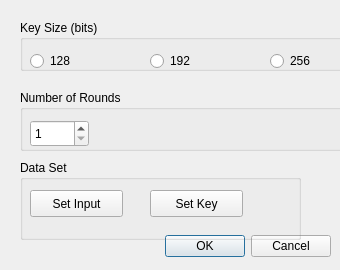
<?xml version="1.0" encoding="UTF-8"?>
<ui version="4.0">
 <class>DialogNew</class>
 <widget class="QDialog" name="DialogNew">
  <property name="windowModality">
   <enum>Qt::ApplicationModal</enum>
  </property>
  <property name="geometry">
   <rect>
    <x>0</x>
    <y>0</y>
    <width>340</width>
    <height>270</height>
   </rect>
  </property>
  <property name="windowTitle">
   <string>New Rijndael</string>
  </property>
  <property name="styleSheet">
   <string notr="true">QMainWindow {
	background-color: white;
}</string>
  </property>
  <property name="modal">
   <bool>true</bool>
  </property>
  <widget class="QDialogButtonBox" name="buttonBox">
   <property name="geometry">
    <rect>
     <x>10</x>
     <y>230</y>
     <width>321</width>
     <height>32</height>
    </rect>
   </property>
   <property name="standardButtons">
    <set>QDialogButtonBox::Cancel|QDialogButtonBox::Ok</set>
   </property>
  </widget>
  <widget class="QGroupBox" name="groupBoxKey">
   <property name="geometry">
    <rect>
     <x>20</x>
     <y>20</y>
     <width>361</width>
     <height>51</height>
    </rect>
   </property>
   <property name="title">
    <string>Key Size (bits)</string>
   </property>
   <widget class="QRadioButton" name="radioKey128">
    <property name="geometry">
     <rect>
      <x>10</x>
      <y>30</y>
      <width>116</width>
      <height>22</height>
     </rect>
    </property>
    <property name="text">
     <string>128</string>
    </property>
   </widget>
   <widget class="QRadioButton" name="radioKey192">
    <property name="geometry">
     <rect>
      <x>130</x>
      <y>30</y>
      <width>116</width>
      <height>22</height>
     </rect>
    </property>
    <property name="text">
     <string>192</string>
    </property>
   </widget>
   <widget class="QRadioButton" name="radioKey256">
    <property name="geometry">
     <rect>
      <x>250</x>
      <y>30</y>
      <width>116</width>
      <height>22</height>
     </rect>
    </property>
    <property name="text">
     <string>256</string>
    </property>
   </widget>
  </widget>
  <widget class="QGroupBox" name="groupNumberRounds">
   <property name="geometry">
    <rect>
     <x>20</x>
     <y>90</y>
     <width>361</width>
     <height>61</height>
    </rect>
   </property>
   <property name="title">
    <string>Number of Rounds</string>
   </property>
   <widget class="QSpinBox" name="spinBoxNumberRounds">
    <property name="geometry">
     <rect>
      <x>10</x>
      <y>30</y>
      <width>59</width>
      <height>27</height>
     </rect>
    </property>
    <property name="minimum">
     <number>1</number>
    </property>
    <property name="maximum">
     <number>14</number>
    </property>
   </widget>
  </widget>
  <widget class="QGroupBox" name="groupBoxSetData">
   <property name="geometry">
    <rect>
     <x>20</x>
     <y>160</y>
     <width>281</width>
     <height>80</height>
    </rect>
   </property>
   <property name="title">
    <string>Data Set</string>
   </property>
   <widget class="QPushButton" name="buttonSetInput">
    <property name="geometry">
     <rect>
      <x>10</x>
      <y>30</y>
      <width>93</width>
      <height>27</height>
     </rect>
    </property>
    <property name="text">
     <string>Set Input</string>
    </property>
   </widget>
   <widget class="QPushButton" name="buttonSetKey">
    <property name="geometry">
     <rect>
      <x>130</x>
      <y>30</y>
      <width>93</width>
      <height>27</height>
     </rect>
    </property>
    <property name="text">
     <string>Set Key</string>
    </property>
   </widget>
  </widget>
 </widget>
 <resources/>
 <connections/>
</ui>
